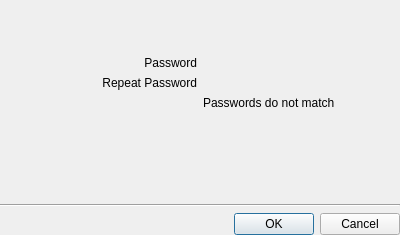
<?xml version="1.0" encoding="UTF-8"?>
<ui version="4.0">
 <class>RepeatedPasswordDialog</class>
 <widget class="QDialog" name="RepeatedPasswordDialog">
  <property name="geometry">
   <rect>
    <x>0</x>
    <y>0</y>
    <width>400</width>
    <height>235</height>
   </rect>
  </property>
  <property name="minimumSize">
   <size>
    <width>400</width>
    <height>235</height>
   </size>
  </property>
  <layout class="QVBoxLayout" name="verticalLayout">
   <property name="leftMargin">
    <number>0</number>
   </property>
   <property name="topMargin">
    <number>0</number>
   </property>
   <property name="rightMargin">
    <number>0</number>
   </property>
   <property name="bottomMargin">
    <number>0</number>
   </property>
   <item>
    <widget class="QWidget" name="headerBackgroundWidget" native="true">
     <property name="autoFillBackground">
      <bool>true</bool>
     </property>
     <layout class="QVBoxLayout" name="verticalLayout_2">
      <property name="leftMargin">
       <number>16</number>
      </property>
      <property name="topMargin">
       <number>8</number>
      </property>
      <property name="rightMargin">
       <number>16</number>
      </property>
      <property name="bottomMargin">
       <number>8</number>
      </property>
      <item>
       <widget class="QLabel" name="headerLabel">
        <property name="text">
         <string/>
        </property>
        <property name="wordWrap">
         <bool>true</bool>
        </property>
       </widget>
      </item>
     </layout>
    </widget>
   </item>
   <item>
    <widget class="QWidget" name="fieldsWidget" native="true">
     <layout class="QGridLayout" name="gridLayout">
      <property name="leftMargin">
       <number>20</number>
      </property>
      <property name="topMargin">
       <number>20</number>
      </property>
      <property name="rightMargin">
       <number>20</number>
      </property>
      <property name="bottomMargin">
       <number>0</number>
      </property>
      <item row="1" column="0">
       <widget class="QLabel" name="repeatLabel">
        <property name="text">
         <string>Repeat Password</string>
        </property>
        <property name="alignment">
         <set>Qt::AlignRight|Qt::AlignTrailing|Qt::AlignVCenter</set>
        </property>
       </widget>
      </item>
      <item row="0" column="1">
       <widget class="nx::vms::client::desktop::PasswordInputField" name="passwordInput" native="true"/>
      </item>
      <item row="2" column="1">
       <widget class="QLabel" name="doNotMatchLabel">
        <property name="text">
         <string>Passwords do not match</string>
        </property>
       </widget>
      </item>
      <item row="1" column="1">
       <widget class="nx::vms::client::desktop::PasswordInputField" name="repeatInput" native="true"/>
      </item>
      <item row="0" column="0">
       <widget class="QLabel" name="passwordLabel">
        <property name="text">
         <string>Password</string>
        </property>
        <property name="alignment">
         <set>Qt::AlignRight|Qt::AlignTrailing|Qt::AlignVCenter</set>
        </property>
       </widget>
      </item>
      <item row="3" column="1">
       <spacer name="verticalSpacer">
        <property name="orientation">
         <enum>Qt::Vertical</enum>
        </property>
        <property name="sizeHint" stdset="0">
         <size>
          <width>0</width>
          <height>0</height>
         </size>
        </property>
       </spacer>
      </item>
     </layout>
    </widget>
   </item>
   <item>
    <widget class="Line" name="line">
     <property name="orientation">
      <enum>Qt::Horizontal</enum>
     </property>
    </widget>
   </item>
   <item>
    <widget class="QDialogButtonBox" name="buttonBox">
     <property name="orientation">
      <enum>Qt::Horizontal</enum>
     </property>
     <property name="standardButtons">
      <set>QDialogButtonBox::Cancel|QDialogButtonBox::Ok</set>
     </property>
    </widget>
   </item>
  </layout>
 </widget>
 <customwidgets>
  <customwidget>
   <class>nx::vms::client::desktop::PasswordInputField</class>
   <extends>QWidget</extends>
   <header location="global">nx/vms/client/desktop/common/widgets/password_input_field.h</header>
   <container>1</container>
  </customwidget>
 </customwidgets>
 <resources/>
 <connections>
  <connection>
   <sender>buttonBox</sender>
   <signal>accepted()</signal>
   <receiver>RepeatedPasswordDialog</receiver>
   <slot>accept()</slot>
   <hints>
    <hint type="sourcelabel">
     <x>248</x>
     <y>254</y>
    </hint>
    <hint type="destinationlabel">
     <x>157</x>
     <y>274</y>
    </hint>
   </hints>
  </connection>
  <connection>
   <sender>buttonBox</sender>
   <signal>rejected()</signal>
   <receiver>RepeatedPasswordDialog</receiver>
   <slot>reject()</slot>
   <hints>
    <hint type="sourcelabel">
     <x>316</x>
     <y>260</y>
    </hint>
    <hint type="destinationlabel">
     <x>286</x>
     <y>274</y>
    </hint>
   </hints>
  </connection>
 </connections>
</ui>
